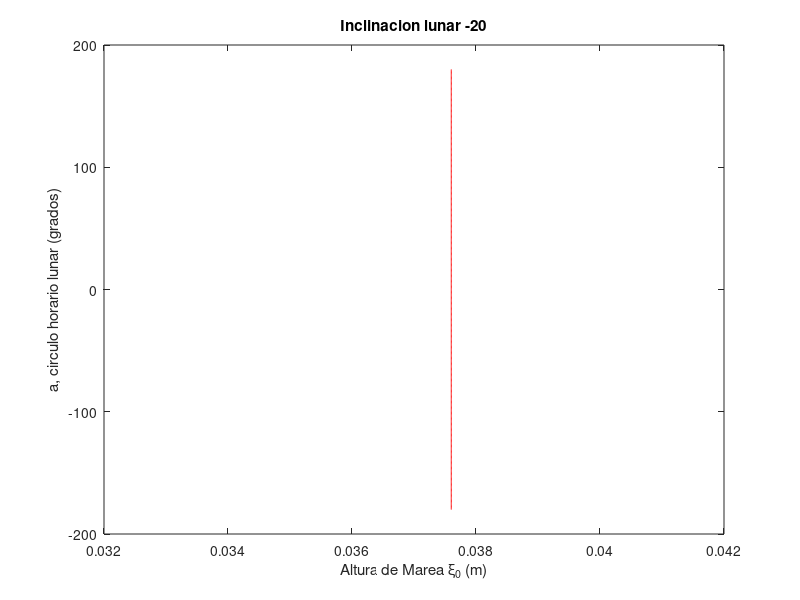
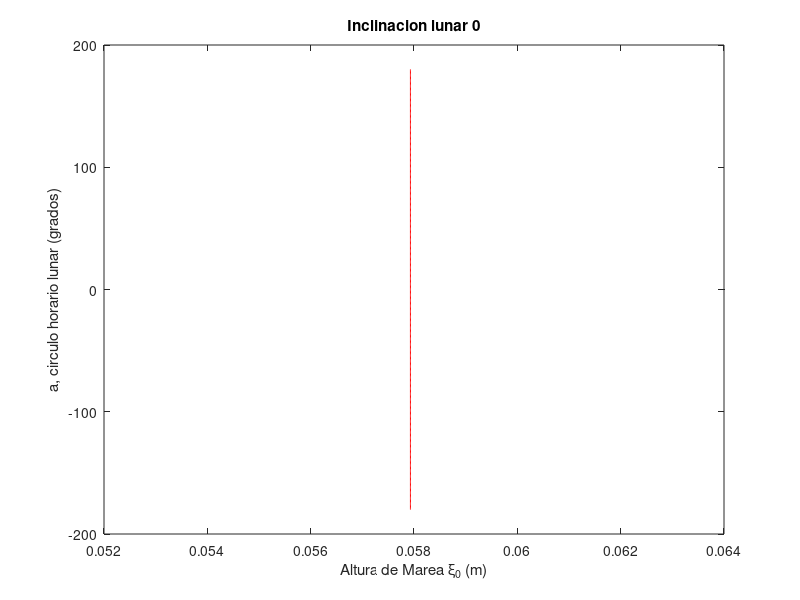
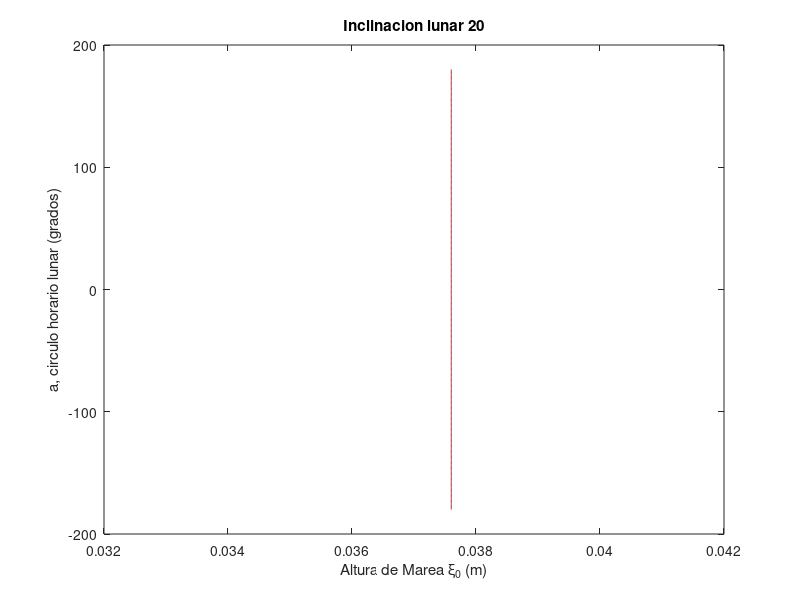
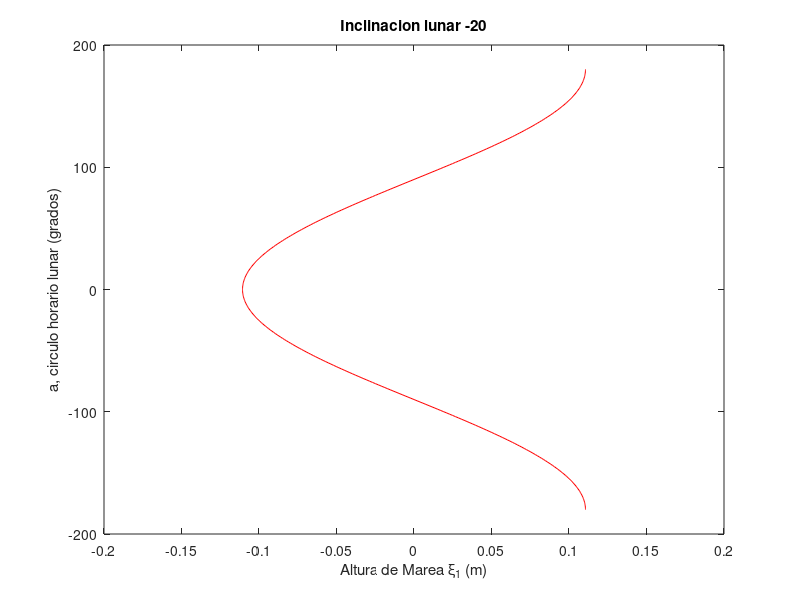

MATLAB code for these plots, in order:
%ejercicio5
%el programa no esta optimizado y lleva un tiempo.
phi=20;
gamma=9.7803.*(1+5.30244e-3.*sind(2*phi)-5.8e-6.*sind(2*phi));
epsL=[-20:20:20];
am=6371000;
a=[-180:1:180];
h=180+a;
G=6.47374e-14*am^2;
i=1;
j=1;
k=1;
z=1;
%calcular el potencial
    while j<4
        while k <362
        Ul1(j,k)=G.*3.*((sind(epsL(j)).^2)-(1/3)).*((sind(phi).^2)-1/3)
        Ul2(j,k)=-G.*sind(2*phi).*sind(2*epsL(j)).*cosd(h(k))
        Ul3(j,k)=G.*cosd(epsL(j)).^2*cosd(phi).^2*cosd(2*h(k))
        k=k+1;
        end 
        k=1;
        j=j+1;
    end
    j=1;
    k=1;
%calcular la altura de mareas
while i<4
    while j<4
        while k<362
        Xi1(j,k)=Ul1(j,k)./gamma
        Xi2(j,k)=Ul2(j,k)./gamma
        Xi3(j,k)=Ul3(j,k)./gamma 
        XiT(j,k)=Xi1(j,k)+Xi2(j,k)+Xi3(j,k)
        k=k+1;
        end
        k=1;
        j=j+1;
    end
j=1;
i=i+1;
end
%plotear las figuras
while z<4
n=z+3;
h=z+6;
p=z+9;
figure (z)
plot(Xi1(z,:),a(:),'r')
title1=['Inclinacion lunar ',num2str(epsL(z))];
title(title1);
xlabel ('Altura de Marea \xi_{0} (m)')
ylabel ('a, circulo horario lunar (grados)')
figure (n)
plot(Xi2(z,:),a(:),'r')
xlabel ('Altura de Marea \xi_{1} (m)')
ylabel ('a, circulo horario lunar (grados)')
title(title1)
figure (h)
plot(Xi3(z,:),a(:),'r')
xlabel ('Altura de Marea \xi_{2} (m)')
ylabel ('a, circulo horario lunar (grados)')
title(title1)
figure (p)
plot(XiT(z,:),a(:),'r')
xlabel ('Altura de Marea Total \xi_{T} (m)')
ylabel ('a, circulo horario lunar (grados)')
title(title1)
z=z+1;
end
%guardar las figuras
w=1;
while w<13
title2=['figura ',num2str(w)];
saveas(figure(w),title2,'jpg');
w=w+1;
end